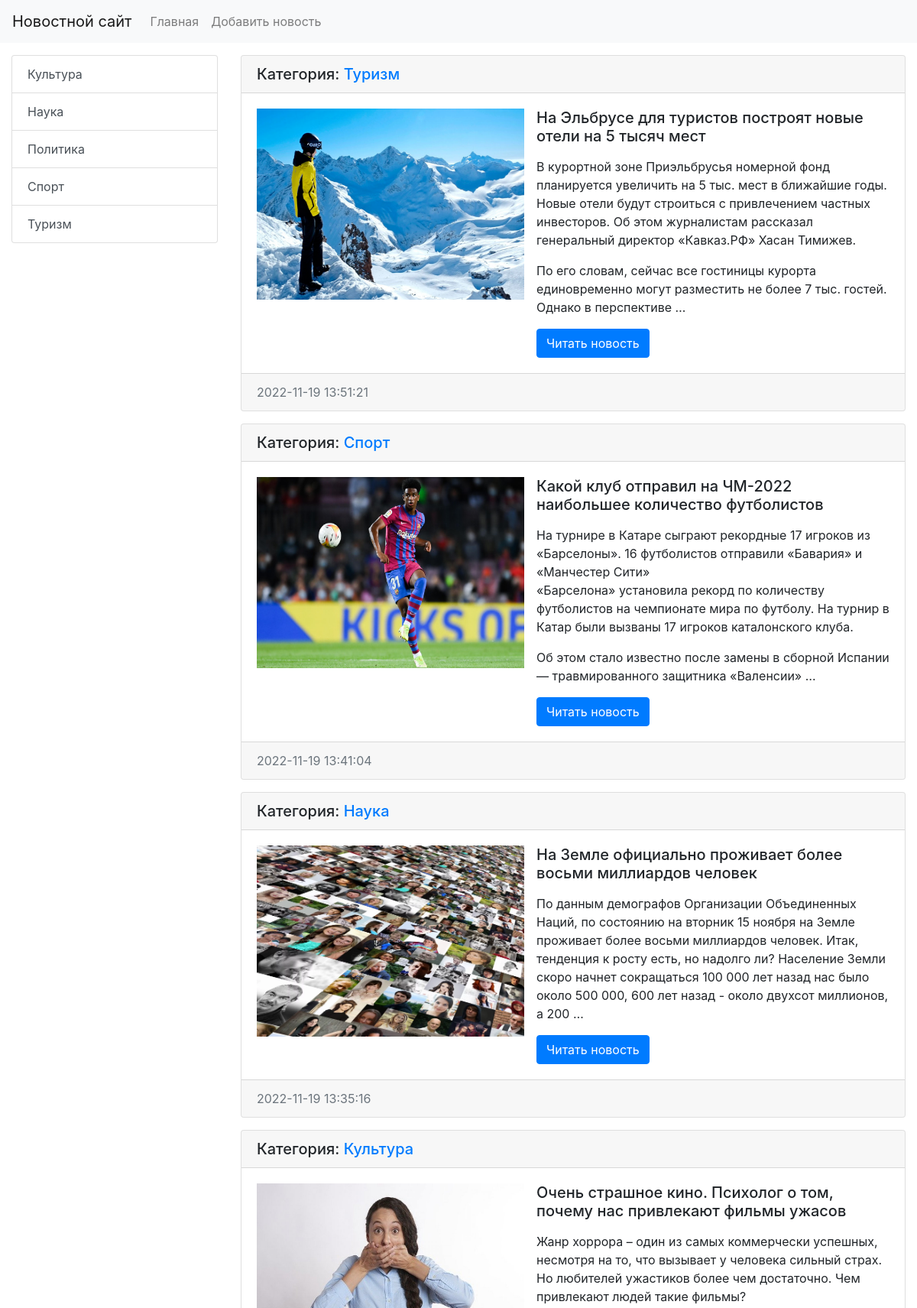
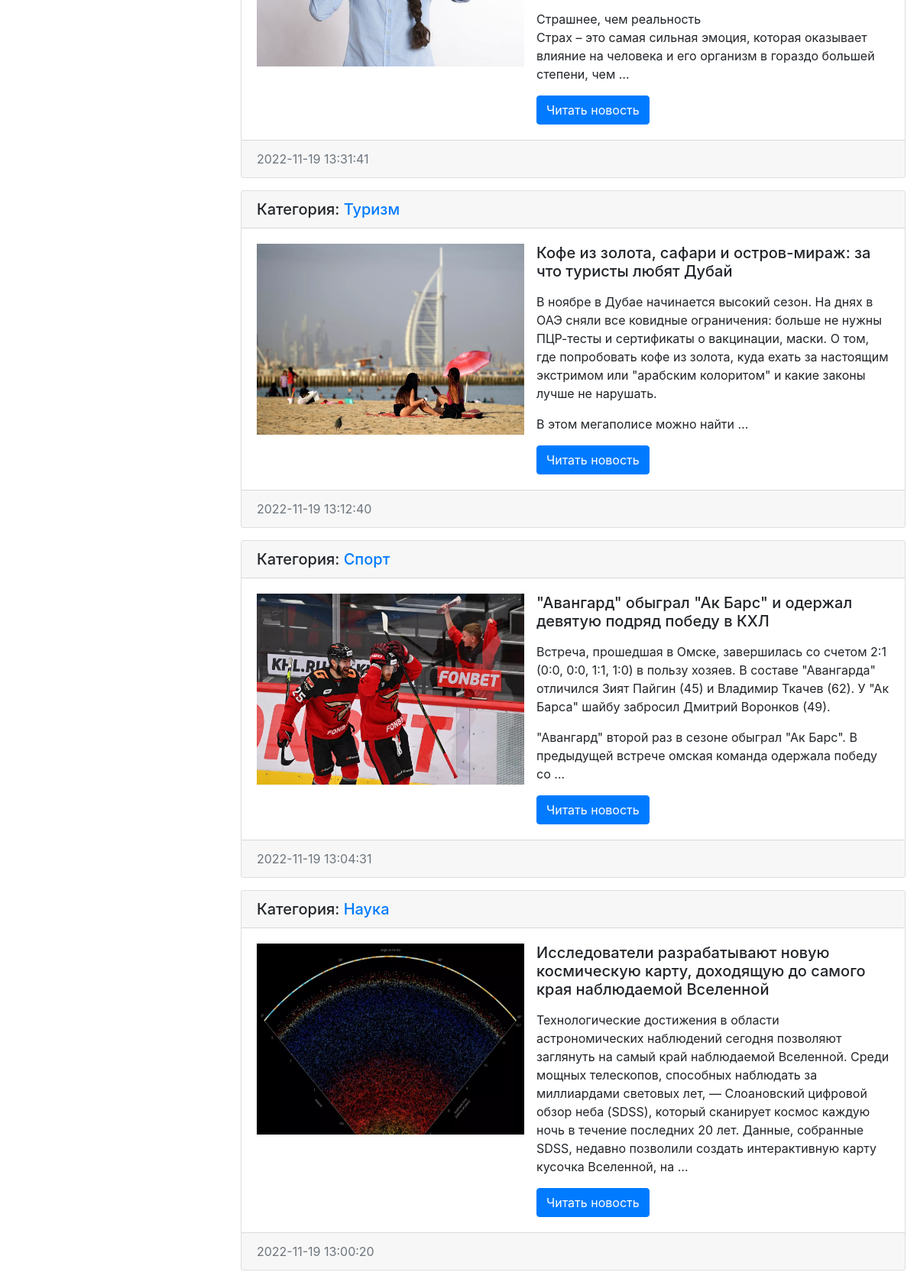
The page / (upper part) on the database its author committed (2 pictures, top to bottom).
### news/models.py (models this page shows, shortened)
class Category(models.Model):
    title = models.CharField(max_length=150, db_index=True, verbose_name='Наименование категории')
    def get_absolute_url(self):
        return reverse('category', kwargs={'category_id': self.pk})
    class Meta:
        verbose_name = 'Категория'
        verbose_name_plural = 'Категории'
        ordering = ['title']

class News(models.Model):
    title = models.CharField(max_length=150, verbose_name='Наименование')
    content = models.TextField(blank=True, verbose_name='Контент')
    created_at = models.DateTimeField(auto_now_add=True, verbose_name='Дата публикации')
    updated_at = models.DateTimeField(auto_now=True, verbose_name='Дата изменения')
    photo = models.ImageField(upload_to='photos/%Y/%m/%d/', blank=True, verbose_name='Фото')
    is_published = models.BooleanField(default=True, verbose_name='Опубликовано')
    category = models.ForeignKey('Category', on_delete=models.PROTECT, null=True, verbose_name='Категория')
    def get_absolute_url(self):
        return reverse('view_news', kwargs={'news_id': self.pk})
    class Meta:
        verbose_name = 'Новость'
        verbose_name_plural = 'Новости'
        ordering = ['-created_at']

### news/views.py (the view)
# urls.py: path('', index, name='home'),
def index(request):
    news = News.objects.all()
    context = {
        'news': news,
        'title': 'Список новостей',
    }
    return render(request, 'news/index.html', context=context)

### news/templatetags/news_tags.py (called while the page is built)
@register.simple_tag(name='get_list_categories')
def get_categories():
    return Category.objects.all()

### news/templates/news/index.html (shortened to what this page needs)
{% extends 'base.html' %}
{% block sidebar %}
    {% include 'inc/_sidebar.html' %}
{% endblock %}
{% block content %}
    {% for item in news %}
    <div class="card mb-3">
        <h5 class="card-header">Категория: <a href="{{ item.category.get_absolute_url }}">{{ item.category.title }}</a>
        </h5>
        <div class="card-body">
            <div class="media">
                {% if item.photo %}
                <img src="{{ item.photo.url }}" alt="" width="350" height="250" class="mr-3">
                {% else %}
                <img src="https://loremflickr.com/350/250" alt="" class="mr-3">
                {% endif %}
                <div class="media-body">
                    <h5 class="card-title">{{ item.title }}</h5>
                    <p class="card-text">{{ item.content|safe|linebreaks|truncatewords:50 }}</p>
                    <a href="{{ item.get_absolute_url }}" class="btn btn-primary">Читать новость</a>
                </div>
            </div>
        </div>
        <div class="card-footer text-muted">
            {{ item.created_at|date:"Y-m-d H:i:s" }}
        </div>
    </div>
    {% endfor %}
{% endblock %}

### templates/inc/_sidebar.html
{% load news_tags %}
<div class="list-group">
    {% get_list_categories as categories %}
    {% for item in categories %}
    <a href="{{ item.get_absolute_url }}" class="list-group-item list-group-item-action">{{ item.title }}</a>
    {% endfor %}
</div>

### rows shown on the page
Category: title "Культура"
Category: title "Наука"
Category: title "Политика"
Category: title "Спорт"
Category: title "Туризм"
News: category "Туризм", photo (picture), title "На Эльбрусе для туристов построят новые отели на 5 тысяч мест", content "В курортной зоне Приэльбрусья номерной фонд планируется увеличить на 5 тыс. мест в ближайшие годы. Новые отели будут строиться с привлечением частных инвесторов. Об этом журналистам рассказал генеральный директор «Кавказ.РФ» Хасан Тимижев. По его словам, сейчас все гостиницы курорта единовременно могут разместить не более 7 тыс. гостей. Однако в перспективе …", created_at "2022-11-19 13:51:21"
News: category "Спорт", photo (picture), title "Какой клуб отправил на ЧМ-2022 наибольшее количество футболистов", content "На турнире в Катаре сыграют рекордные 17 игроков из «Барселоны». 16 футболистов отправили «Бавария» и «Манчестер Сити» «Барселона» установила рекорд по количеству футболистов на чемпионате мира по футболу. На турнир в Катар были вызваны 17 игроков каталонского клуба. Об этом стало известно после замены в сборной Испании — травмированного защитника «Валенсии» …", created_at "2022-11-19 13:41:04"
News: category "Наука", photo (picture), title "На Земле официально проживает более восьми миллиардов человек", content "По данным демографов Организации Объединенных Наций, по состоянию на вторник 15 ноября на Земле проживает более восьми миллиардов человек. Итак, тенденция к росту есть, но надолго ли? Население Земли скоро начнет сокращаться 100 000 лет назад нас было около 500 000, 600 лет назад - около двухсот миллионов, а 200 …", created_at "2022-11-19 13:35:16"
News: category "Культура", photo (picture), title "Очень страшное кино. Психолог о том, почему нас привлекают фильмы ужасов", content "Жанр хоррора – один из самых коммерчески успешных, несмотря на то, что вызывает у человека сильный страх. Но любителей ужастиков более чем достаточно. Чем привлекают людей такие фильмы? Страшнее, чем реальность Страх – это самая сильная эмоция, которая оказывает влияние на человека и его организм в гораздо большей степени, чем …", created_at "2022-11-19 13:31:41"
News: category "Туризм", photo (picture), title "Кофе из золота, сафари и остров-мираж: за что туристы любят Дубай", content "В ноябре в Дубае начинается высокий сезон. На днях в ОАЭ сняли все ковидные ограничения: больше не нужны ПЦР-тесты и сертификаты о вакцинации, маски. О том, где попробовать кофе из золота, куда ехать за настоящим экстримом или \"арабским колоритом\" и какие законы лучше не нарушать. В этом мегаполисе можно найти …", created_at "2022-11-19 13:12:40"
News: category "Спорт", photo (picture), title "\"Авангард\" обыграл \"Ак Барс\" и одержал девятую подряд победу в КХЛ", content "Встреча, прошедшая в Омске, завершилась со счетом 2:1 (0:0, 0:0, 1:1, 1:0) в пользу хозяев. В составе \"Авангарда\" отличился Зият Пайгин (45) и Владимир Ткачев (62). У \"Ак Барса\" шайбу забросил Дмитрий Воронков (49). \"Авангард\" второй раз в сезоне обыграл \"Ак Барс\". В предыдущей встрече омская команда одержала победу со …", created_at "2022-11-19 13:04:31"
News: category "Наука", photo (picture), title "Исследователи разрабатывают новую космическую карту, доходящую до самого края наблюдаемой Вселенной", content "Технологические достижения в области астрономических наблюдений сегодня позволяют заглянуть на самый край наблюдаемой Вселенной. Среди мощных телескопов, способных наблюдать за миллиардами световых лет, — Слоановский цифровой обзор неба (SDSS), который сканирует космос каждую ночь в течение последних 20 лет. Данные, собранные SDSS, недавно позволили создать интерактивную карту кусочка Вселенной, на …", created_at "2022-11-19 13:00:20"
